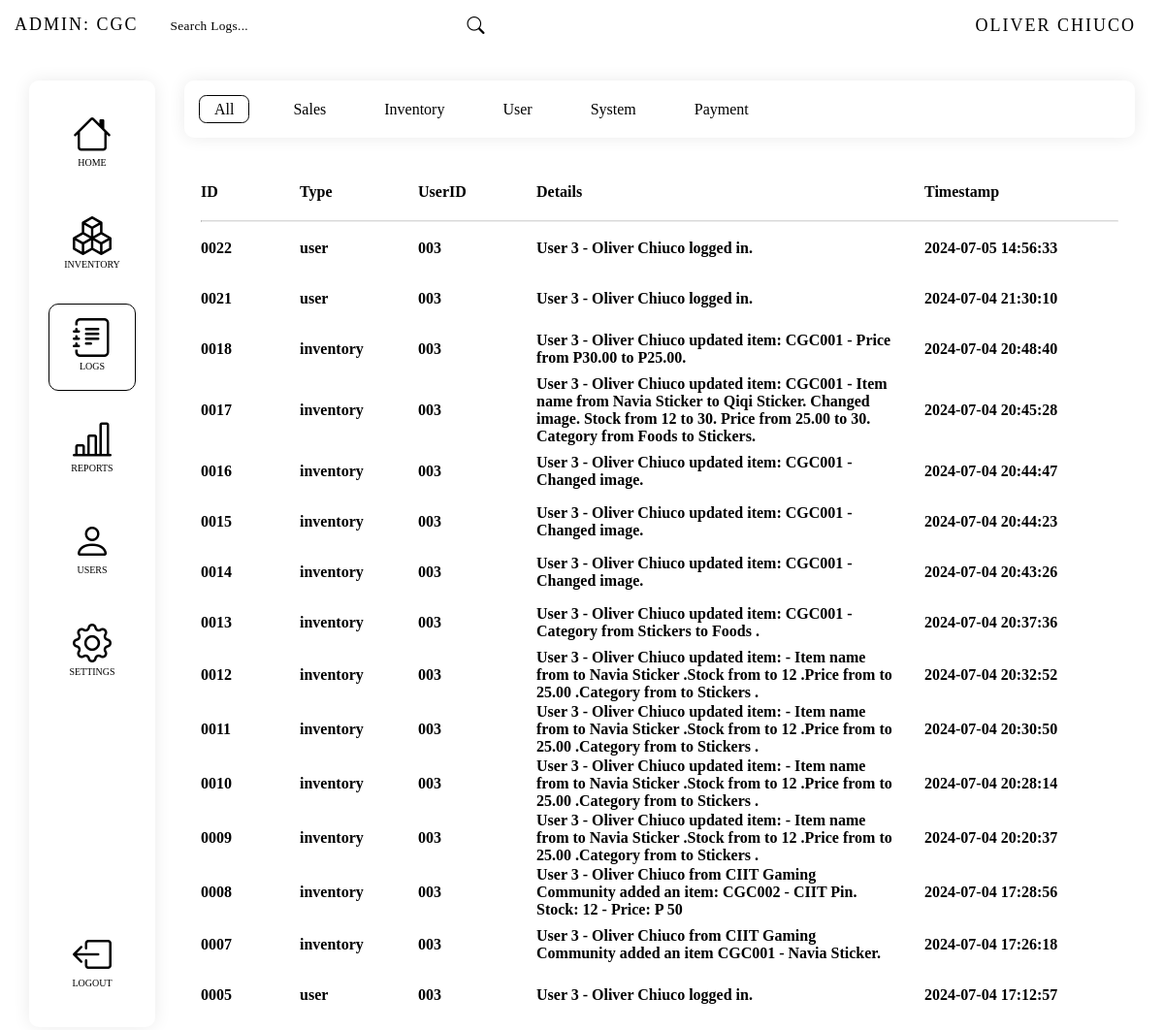
The page /pages/logs.php (signed in) on the database as committed earlier.
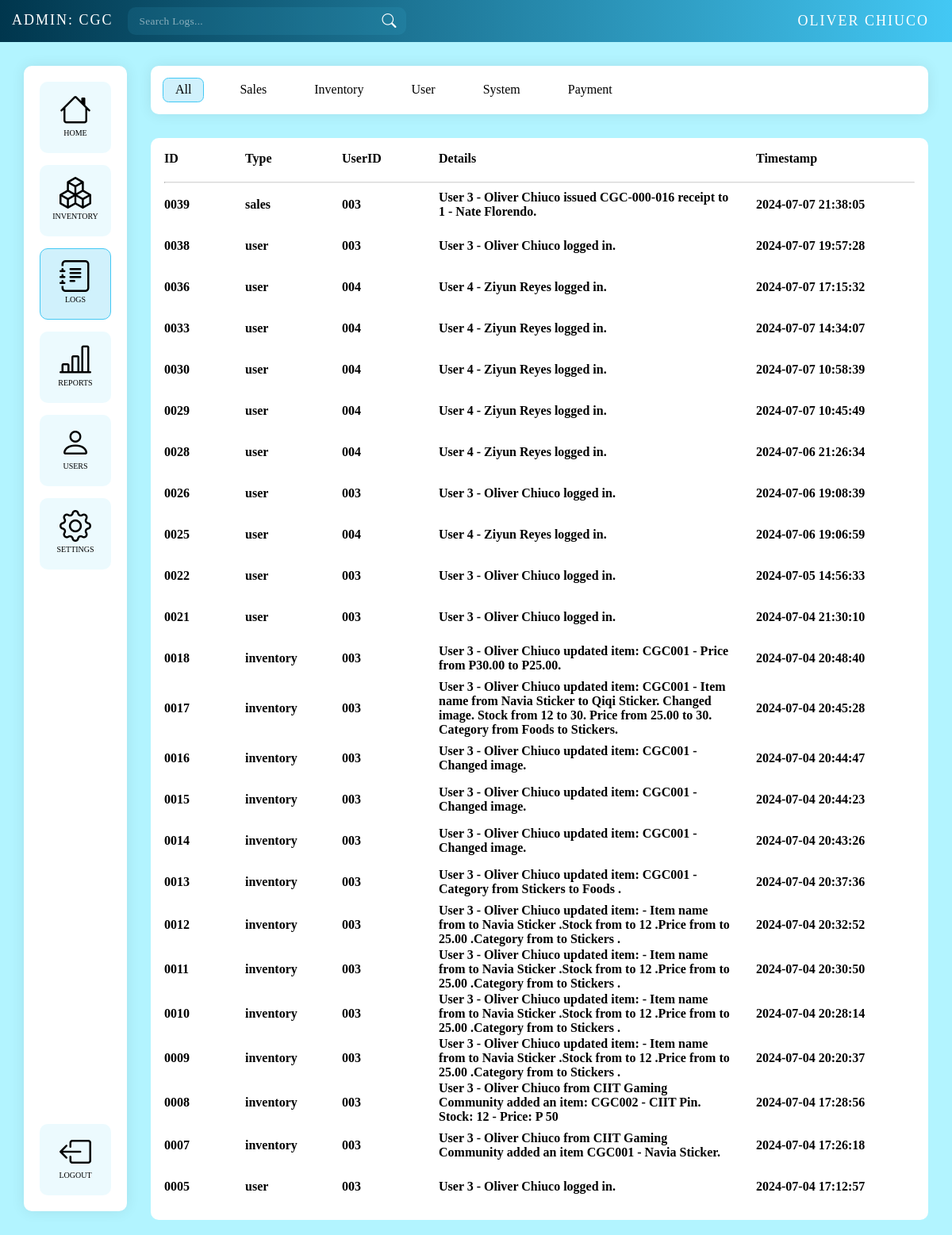
The same page on the database as committed later.
### tables this page shows
CREATE TABLE `users` (
  `id` int(11) NOT NULL,
  `username` varchar(11) NOT NULL,
  `name` varchar(255) NOT NULL,
  `role` enum('master','admin','seller','student') NOT NULL,
  `organization` int(11) DEFAULT NULL,
  `password` varchar(255) NOT NULL,
  `email` varchar(255) NOT NULL,
  `student_number` varchar(50) DEFAULT NULL,
  `status` enum('student','pending','approved','disabled') NOT NULL,
  `use_template` enum('true','false') NOT NULL,
  `use_username` enum('true','false') NOT NULL
);

CREATE TABLE `organizations` (
  `id` int(11) NOT NULL,
  `code` varchar(3) NOT NULL,
  `name` varchar(255) NOT NULL,
  `active` tinyint(1) NOT NULL DEFAULT 1
);

CREATE TABLE `logs` (
  `id` int(11) NOT NULL,
  `type` enum('sales','inventory','user','system','payment') NOT NULL,
  `userID` int(11) DEFAULT NULL,
  `details` text NOT NULL,
  `timestamp` timestamp NOT NULL DEFAULT current_timestamp()
);

### pages/logs.php (the view, shortened to what this page needs)
<?php
$servername = "localhost";
$username = "root";
$password = "";
$dbname = "techcommprototype";
$name = '';
$conn = new mysqli($servername, $username, $password, $dbname);
function getUserIdFormatted($id, $length) {
    return str_pad($id, $length, '0', STR_PAD_LEFT);
}
$sql = "SELECT u.username, u.name, u.organization, o.code, o.name AS organization_name FROM users AS u JOIN organizations AS o ON u.organization = o.id WHERE u.id = '$_SESSION[user_id]'";
$result = $conn->query($sql);
while ($row = $result->fetch_assoc()) {
    $name = $row["name"];
    $organization_name = $row["organization_name"];
    $organization_id = $row["organization"];
    $organization_code = $row["code"];
}
if($organization_id ==  '1'){
    $sql = "SELECT * FROM logs WHERE userID ='$_SESSION[user_id]' ORDER BY timestamp DESC";
} else{
    $sql = "SELECT logs.* FROM logs
            JOIN users ON logs.userID = users.id
            WHERE users.organization = '$organization_id'
            ORDER BY logs.timestamp DESC";
}
$result = mysqli_query($conn, $sql);
$logs = mysqli_fetch_all($result, MYSQLI_ASSOC);
?>
<!DOCTYPE html>
<html lang="en">
<head>
    <link rel="stylesheet" type="text/css" href="../css/style.php">
    <link rel="stylesheet" href="https://cdn.jsdelivr.net/npm/bootstrap-icons@1.9.1/font/bootstrap-icons.css">
</head>
<body>
    <nav class="navbar">
        <div class="nav-left">
            <div class="menu">
            <a href="#"
                    class="logo"><?php if ($organization_name == "Individual") {
                        if($_SESSION['role'] == "master"){
                            echo htmlspecialchars("MASTER");
                        } else{
                            echo htmlspecialchars(strtoupper($name));
                        }
                    } else {
                        if($_SESSION['role'] == "admin"){
                            echo htmlspecialchars("ADMIN: " . strtoupper($organization_code));
                        } else{
                            echo htmlspecialchars(strtoupper($organization_name));
                        }
                    } ?></a>
                <form class="search-bar ">
                    <input id="search" type="text" autocomplete="off" placeholder="Search Logs...">
                    <i class="bi bi-search search-empty"></i>
                </form>
            </div>
        </div>
        <div class="nav-right">
            <div class="menu seller">
                <li><a><?php echo htmlspecialchars(strtoupper($name)); ?></a></li>
            </div>
        </div>
    </nav>
    <div class="main-interface with-navbar" >
        <div class="left-panel">
            <div class="left-panel-content shadow unselectable">
                <div class="left-nav-upper">
                    <div class="left-nav-icon button" onclick="window.location.href='../index.php'"><i class="bi bi-house"></i>HOME
                    </div>
                    <div class="left-nav-icon button" onclick="window.location.href='inventory.php'"><i
                            class="bi bi-boxes" ></i>INVENTORY</div>
                    <div class="left-nav-icon button selected" onclick="window.location.href='logs.php'"><i
                            class="bi bi-journal-text"></i>LOGS</div>
                    <div class="left-nav-icon button" onclick="window.location.href='reports.php'"><i
                            class="bi bi-bar-chart-line"></i>REPORTS</div>
                    <?php
                    if($_SESSION['role'] == 'admin' || $_SESSION['role'] == 'master'){
                    ?><div class="left-nav-icon button" onclick="window.location.href='users.php'"><i
                            class="bi bi-person"></i>USERS</div><?php
                    }
                    ?>
                    <div class="left-nav-icon button" onclick="window.location.href='settings.php'"><i
                            class="bi bi-gear"></i>SETTINGS</div>
                </div>
                <div class="left-nav-lower">
                    <div class="left-nav-icon button" onclick="window.location.href='../index.php?logout=1'"><i
                            class="bi bi-box-arrow-left"></i>LOGOUT</div>
                </div>
            </div>
        </div>
        <div class="center-panel" style="margin-right: 15px; width: 100%;">
            <div class="center-panel-content" >
                <div class="category-panel shadow unselectable">
                    <div class="category-button selected">All</div>
                    <div class="category-button">Sales</div>
                    <div class="category-button">Inventory</div>
                    <div class="category-button">User</div>
                    <div class="category-button">System</div>
                    <div class="category-button">Payment</div>
                </div>
                <div class="products-panel unselectable">
                    <table style="background-color: var(--card-color); color: var(--card-text-color) ;border-radius: 10px; width: 100%; text-align: left; padding: 15px; ">
                        <thead >
                            <tr >
                                <th scope="col">ID</th>
                                <th scope="col">Type</th>
                                <th scope="col">UserID</th>
                                <th scope="col">Details</th>
                                <th scope="col">Timestamp</th>
                            </tr>
                        </thead>
                        <tbody >
                            <tr><td colspan="7"><br><hr style="border-top: 1px solid rgba(0, 0, 0, 0.151);"></td></tr>
                            <?php
                            foreach ($logs as $log) {
                                ?>
                                <tr class="log-row" style="height: 50px;">
                                    <th class="log-id" style="width:100px ; min-width: 100px; max-width: 100px; word-wrap:break-word;"><?php echo htmlspecialchars(getUserIdFormatted($log['id'],4)); ?></th>
                                    <th class="log-category" style="width: 120px ; min-width: 120px; max-width: 120px;"><?php echo htmlspecialchars($log['type']); ?></th>
                                    <th class="log-user" style="width: 120px ; min-width: 120px; max-width: 120px;"><?php echo htmlspecialchars(getUserIdFormatted($log['userID'],3)); ?></th>
                                    <th class="log-details" style="padding-right: 30px;"><?php echo htmlspecialchars($log['details']); ?></th>
                                    <th class="log-datetime" style="width: 200px ; min-width: 200px; max-width: 200px;"><?php echo htmlspecialchars($log['timestamp']); ?></th>
                                </tr>
                            <?php } ?>
                        </tbody>
                    </table>
                </div>
            </div>
        </div>
    </div>
</body>
</html>

Rows that differ between the two databases and show on the page:
added logs: id "0039", type "sales", userID "003", details "User 3 - Oliver Chiuco issued CGC-000-016 receipt to 1 - Nate Florendo.", timestamp "2024-07-07 21:38:05"
added logs: id "0038", type "user", userID "003", details "User 3 - Oliver Chiuco logged in.", timestamp "2024-07-07 19:57:28"
added logs: id "0036", type "user", userID "004", details "User 4 - Ziyun Reyes logged in.", timestamp "2024-07-07 17:15:32"
added logs: id "0033", type "user", userID "004", details "User 4 - Ziyun Reyes logged in.", timestamp "2024-07-07 14:34:07"
added logs: id "0030", type "user", userID "004", details "User 4 - Ziyun Reyes logged in.", timestamp "2024-07-07 10:58:39"
added logs: id "0029", type "user", userID "004", details "User 4 - Ziyun Reyes logged in.", timestamp "2024-07-07 10:45:49"
added logs: id "0028", type "user", userID "004", details "User 4 - Ziyun Reyes logged in.", timestamp "2024-07-06 21:26:34"
added logs: id "0026", type "user", userID "003", details "User 3 - Oliver Chiuco logged in.", timestamp "2024-07-06 19:08:39"
added logs: id "0025", type "user", userID "004", details "User 4 - Ziyun Reyes logged in.", timestamp "2024-07-06 19:06:59"
